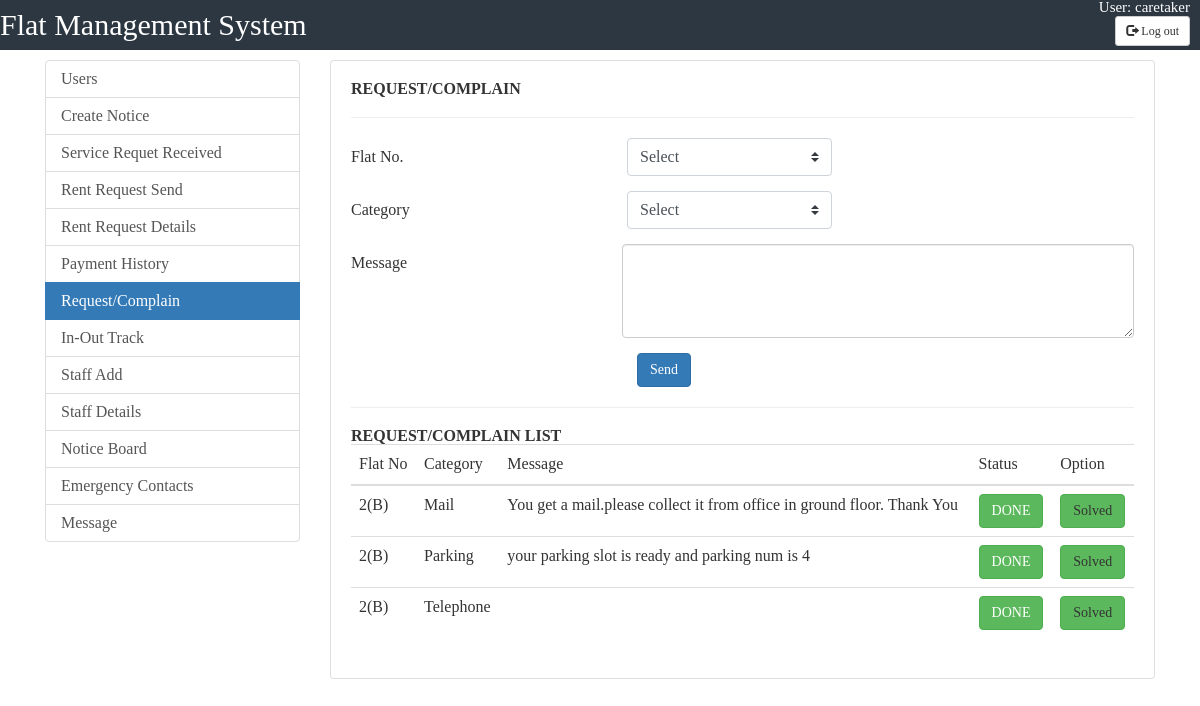
Before: /caretaker/send_msg.php (signed in) with the older database file.
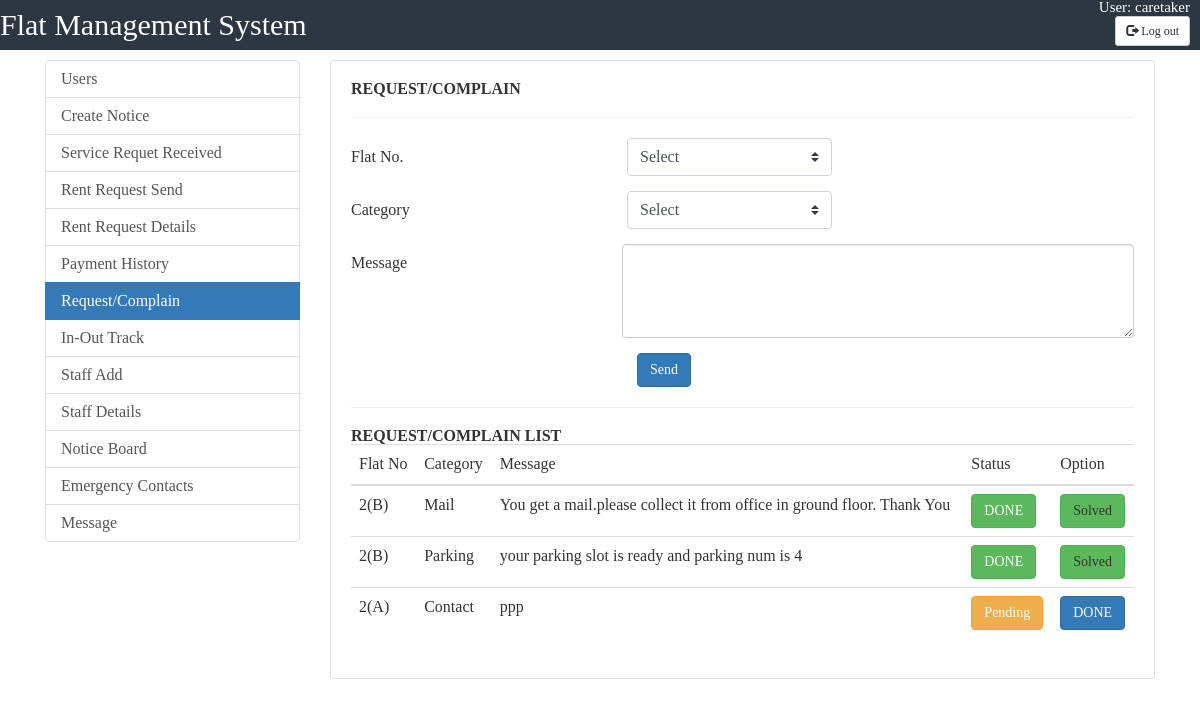
After: the same page with the newer database file.
### tables this page shows
CREATE TABLE `service` (
  `id` int(25) NOT NULL,
  `flat_no` varchar(100) NOT NULL,
  `problem` varchar(100) NOT NULL,
  `date` varchar(100) NOT NULL,
  `status` int(2) NOT NULL DEFAULT '0',
  `manager` int(1) NOT NULL DEFAULT '0',
  `msg` varchar(1000) DEFAULT NULL
);

### caretaker/send_msg.php (the view, shortened to what the changed rows need)
<html>
<head>
	<link href="//maxcdn.bootstrapcdn.com/bootstrap/4.1.1/css/bootstrap.min.css" rel="stylesheet" id="bootstrap-css">
	<link rel="stylesheet" href="https://maxcdn.bootstrapcdn.com/bootstrap/3.3.7/css/bootstrap.min.css">
	<link rel="stylesheet" href="../css/user.css">
	</head>
<body>
	<div class="container">
		<div class="row">
			<div class="col-md-9">
				<div class="card">
					<div class="card-body">
						<div class="row">
							<div class="col-md-12">
								<form action="<?php $_PHP_SELF; ?>" method="post">
								<div class="table-responsive">
										<table class="table">
											<tbody>
												<thead>
													<th>Flat No</th>
													<th>Category</th>
													<th>Message</th>
													<th>Status</th>
													<th>Option</th>
												</thead>
<?php
	include_once( "../includes/db.php" );
	$sql="Select * from service where  	manager=1";
	$result = mysqli_query( $con, $sql );
	while ( $res = mysqli_fetch_array( $result ) ) {
		$statuscheck=$res['status'];
		echo "<tr>";
		echo "<td>" . $res[ 'flat_no' ] . "</td>";
		echo "<td>" . $res[ 'problem' ] . "</td>";
		echo "<td>" . $res[ 'msg' ] . "</td>";
		if($res <0){
		echo "<td>"."Data Not Found!!"."</td>";
		}else{
		if($res[ 'status' ]==0)
		{
			$stat="Pending";
			echo "<td>" ."<span class='btn btn-warning'>".$stat."</span>". "</td>";
		}
			else{
				$stat="DONE";
				echo "<td>" ."<span class='btn btn-success'>".$stat."</span>". "</td>";
			}
		}
		if($statuscheck==0)
			{
				echo "<td> <a class='btn btn-primary' href=\"msg_done.php?id=$res[id]\">DONE</a></td>";
			}else{
				echo "<td><a class='btn btn-success'>Solved</a></td>";
			}
	}
?>
											</tbody>
										</table>
									</div>
								</form>
							</div>
						</div>
					</div>
				</div>
			</div>
		</div>
	</div>
</body>
</html>

Changed rows visible on the page:
removed service: flat_no "2(B)", problem "Telephone", status "DONE", shows "Solved"
added service: flat_no "2(A)", problem "Contact", msg "ppp", status "Pending"
